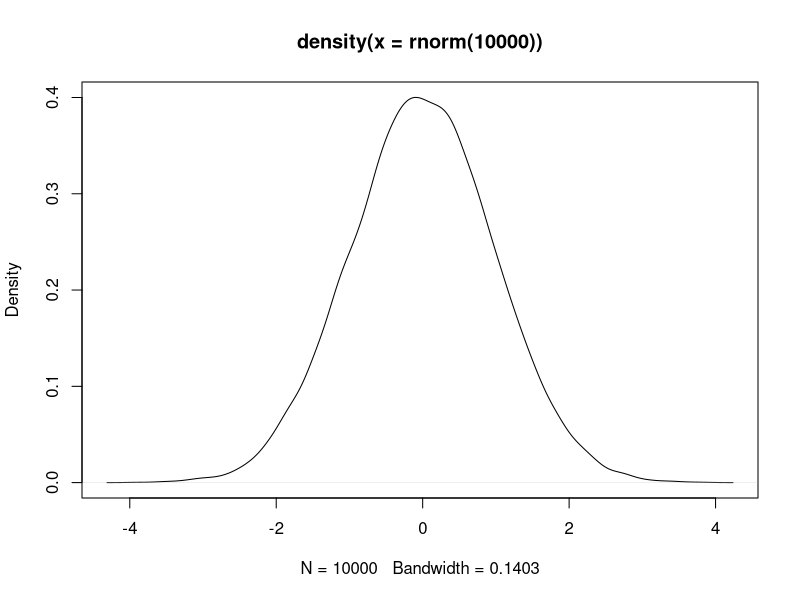

Write R code to recreate this figure.
## ---- chunk 1

plot(density(rnorm(10000)))
## ---- chunk 2
22/7
## ---- chunk 3
2+2+4
